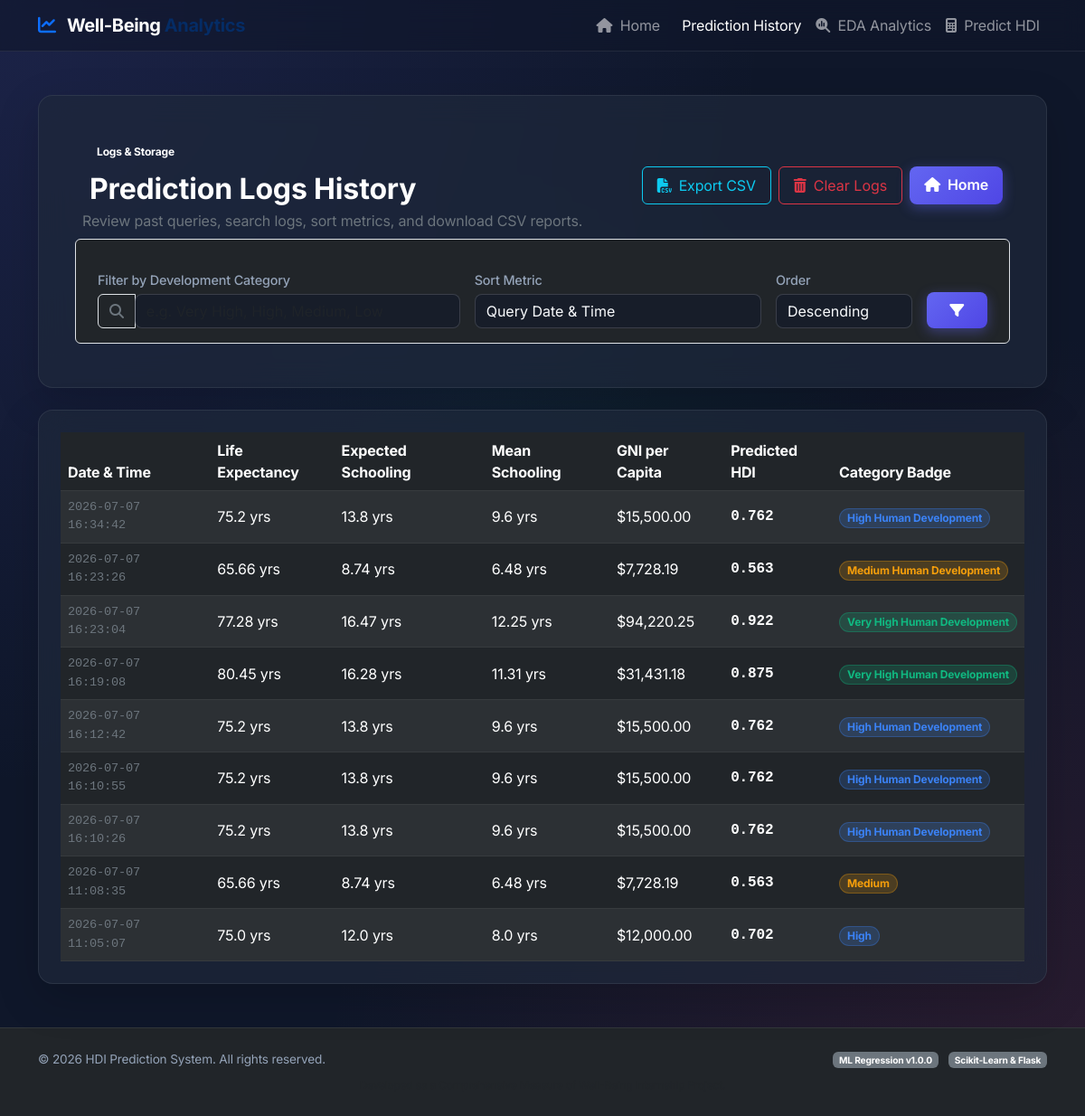
The app's page /history with its own data.
### tables this page shows
CREATE TABLE predictions (
                id INTEGER PRIMARY KEY AUTOINCREMENT,
                timestamp DATETIME DEFAULT CURRENT_TIMESTAMP,
                life_expectancy REAL,
                expected_schooling REAL,
                mean_schooling REAL,
                gni REAL,
                predicted_hdi REAL,
                category TEXT
            );

### app.py (the view)
@app.route("/history", methods=["GET"])
def history():
    conn = sqlite3.connect(DB_PATH)
    cursor = conn.cursor()
    search_q = request.args.get("search", "").strip()
    sort_by = request.args.get("sort", "timestamp")
    order = request.args.get("order", "desc")
    valid_sorts = ["timestamp", "predicted_hdi", "life_expectancy", "gni"]
    if sort_by not in valid_sorts:
        sort_by = "timestamp"
    if order not in ["asc", "desc"]:
        order = "desc"
    query = "SELECT timestamp, life_expectancy, expected_schooling, mean_schooling, gni, predicted_hdi, category FROM predictions"
    params = []
    if search_q:
        query += " WHERE category LIKE ?"
        params.append(f"%{search_q}%")
    query += f" ORDER BY {sort_by} {order.upper()}"
    cursor.execute(query, params)
    rows = cursor.fetchall()
    conn.close()
    history_list = []
    for r in rows:
        history_list.append({
            "timestamp": r[0],
            "life_expectancy": r[1],
            "expected_schooling": r[2],
            "mean_schooling": r[3],
            "gni": r[4],
            "predicted_hdi": r[5],
            "category": r[6]
        })
    return render_template("history.html", history=history_list, search=search_q, sort=sort_by, order=order)

### templates/history.html (shortened to what this page needs)
{% extends 'base.html' %}
{% block content %}
<div class="container">
    <div class="glass-card p-5 rounded-4 shadow-lg mb-4">
        <div class="d-flex flex-column flex-md-row justify-content-between align-items-md-center gap-3 mb-4">
            <div>
                <span class="badge bg-indigo-500 bg-opacity-25 text-indigo-300 px-3 py-2 rounded-pill mb-2">Logs & Storage</span>
                <h1 class="h2 fw-bold text-white mb-1">Prediction Logs History</h1>
                <p class="text-secondary mb-0">Review past queries, search logs, sort metrics, and download CSV reports.</p>
            </div>
            <div class="d-flex gap-2">
                {% if history %}
                <a href="{{ url_for('download_history') }}" class="btn btn-outline-info py-2 px-3">
                    <i class="fa-solid fa-file-csv me-2"></i>Export CSV
                </a>
                <form action="{{ url_for('clear_history') }}" method="POST" onsubmit="return confirm('Are you sure you want to permanently clear all prediction logs? This action cannot be undone.');">
                    <button type="submit" class="btn btn-outline-danger py-2 px-3">
                        <i class="fa-solid fa-trash-can me-2"></i>Clear Logs
                    </button>
                </form>
                {% endif %}
                <a href="{{ url_for('home') }}" class="btn btn-premium py-2 px-3">
                    <i class="fa-solid fa-house me-2"></i>Home
                </a>
            </div>
        </div>
        <form action="{{ url_for('history') }}" method="GET" class="row g-3 p-3 bg-dark bg-opacity-35 rounded border border-glass">
            <div class="col-md-5">
                <label for="search" class="form-label-custom mb-1">Filter by Development Category</label>
                <div class="input-group">
                    <span class="input-group-text bg-dark border-glass text-secondary"><i class="fa-solid fa-magnifying-glass"></i></span>
                    <input type="text" class="form-control form-control-custom" id="search" name="search" placeholder="e.g. Very High, High, Medium, Low" value="{{ search }}">
                </div>
            </div>
            <div class="col-md-4">
                <label for="sort" class="form-label-custom mb-1">Sort Metric</label>
                <select id="sort" name="sort" class="form-select form-control-custom">
                    <option value="timestamp" {% if sort == 'timestamp' %}selected{% endif %}>Query Date & Time</option>
                </select>
            </div>
            <div class="col-md-2">
                <label for="order" class="form-label-custom mb-1">Order</label>
                <select id="order" name="order" class="form-select form-control-custom">
                    <option value="desc" {% if order == 'desc' %}selected{% endif %}>Descending</option>
                </select>
            </div>
            <div class="col-md-1 d-flex align-items-end">
                <button type="submit" class="btn btn-premium w-100 py-2">
                    <i class="fa-solid fa-filter"></i>
                </button>
            </div>
        </form>
    </div>
    <div class="glass-card p-4 rounded-4 shadow-lg">
        {% if history %}
        <div class="table-responsive">
            <table class="table table-dark table-striped table-hover align-middle mb-0">
                <thead>
                    <tr>
                        <th>Date & Time</th>
                        <th>Life Expectancy</th>
                        <th>Expected Schooling</th>
                        <th>Mean Schooling</th>
                        <th>GNI per Capita</th>
                        <th>Predicted HDI</th>
                        <th>Category Badge</th>
                    </tr>
                </thead>
                <tbody>
                    {% for item in history %}
                    {% set tier_class = 'low' %}
                    {% if 'Very High' in item.category %}{% set tier_class = 'very-high' %}
                    {% elif 'High' in item.category %}{% set tier_class = 'high' %}
                    {% elif 'Medium' in item.category %}{% set tier_class = 'medium' %}
                    {% endif %}
                    <tr>
                        <td class="font-monospace text-secondary" style="font-size: 0.85rem;">{{ item.timestamp }}</td>
                        <td>{{ item.life_expectancy }} yrs</td>
                        <td>{{ item.expected_schooling }} yrs</td>
                        <td>{{ item.mean_schooling }} yrs</td>
                        <td>${{ "{:,.2f}".format(item.gni) }}</td>
                        <td class="fw-bold text-white font-monospace">{{ "%.3f"|format(item.predicted_hdi) }}</td>
                        <td>
                            <span class="badge badge-{{ tier_class }} px-2 py-1 rounded-pill small">
                                {{ item.category }}
                            </span>
                        </td>
                    </tr>
                    {% endfor %}
                </tbody>
            </table>
        </div>
        {% endif %}
    </div>
</div>
{% endblock %}

### templates/base.html (shortened to what this page needs)
<!DOCTYPE html>
<html lang="en">
<head>
    <link href="https://cdn.jsdelivr.net/npm/bootstrap@5.3.0/dist/css/bootstrap.min.css" rel="stylesheet">
    <link href="https://cdnjs.cloudflare.com/ajax/libs/font-awesome/6.4.0/css/all.min.css" rel="stylesheet">
    <link rel="stylesheet" href="{{ url_for('static', filename='css/style.css') }}">
</head>
<body>
    <nav class="navbar navbar-expand-lg navbar-dark navbar-custom sticky-top">
        <div class="container">
            <a class="navbar-brand" href="{{ url_for('home') }}">
                <i class="fa-solid fa-chart-line text-indigo-400 me-2 text-primary"></i>
                Well-Being <span class="text-primary-emphasis text-indigo-300">Analytics</span>
            </a>
            <div class="collapse navbar-collapse" id="navbarNav">
                <ul class="navbar-nav ms-auto">
                    <li class="nav-item">
                        <a class="nav-link {% if request.path == '/' %}active{% endif %}" href="{{ url_for('home') }}">
                            <i class="fa-solid fa-house me-1"></i> Home
                        </a>
                    </li>
                    <li class="nav-item">
                        <a class="nav-link {% if request.path == '/history' %}active{% endif %}" href="{{ url_for('history') }}">
                             Prediction History
                        </a>
                    </li>
                    <li class="nav-item">
                        <a class="nav-link" href="{{ url_for('home') }}#explore-section">
                            <i class="fa-solid fa-magnifying-glass-chart me-1"></i> EDA Analytics
                        </a>
                    </li>
                    <li class="nav-item">
                        <a class="nav-link" href="{{ url_for('home') }}#predict-section">
                            <i class="fa-solid fa-calculator me-1"></i> Predict HDI
                        </a>
                    </li>
                </ul>
            </div>
        </div>
    </nav>
    <main class="py-5">
        {% block content %}{% endblock %}
    </main>
    <footer class="footer mt-auto py-4 bg-dark text-center">
        <div class="container">
            <div class="row align-items-center">
                <div class="col-md-6 text-md-start mb-3 mb-md-0">
                    <p class="mb-0">&copy; 2026 HDI Prediction System. All rights reserved.</p>
                </div>
                <div class="col-md-6 text-md-end">
                    <span class="badge bg-secondary me-2">ML Regression v1.0.0</span>
                    <span class="badge bg-secondary">Scikit-Learn & Flask</span>
                </div>
            </div>
            <div class="row mt-2">
                <div class="col-12">
                    <small class="text-muted">Developed as a Comprehensive Measure of Well-Being Internship Project.</small>
                </div>
            </div>
        </div>
    </footer>
</body>
</html>

### static/css/style.css (style rules this page uses)
:root { --bg-dark: #0f172a; --bg-card: rgba(30, 41, 59, 0.7); --border-glass: rgba(255, 255, 255, 0.08); --text-primary: #f8fafc; --text-secondary: #94a3b8; --color-very-high: #10b981; --color-high: #3b82f6; --color-medium: #f59e0b; --color-low: #ef4444; --shadow-premium: 0 8px 32px 0 rgba(0, 0, 0, 0.37); --transition-smooth: all 0.3s cubic-bezier(0.4, 0, 0.2, 1); }
body { background-color: var(--bg-dark); background-image: radial-gradient(at 0% 0%, rgba(99, 102, 241, 0.15) 0px, transparent 50%), radial-gradient(at 100% 100%, rgba(244, 63, 94, 0.12) 0px, transparent 50%), radial-gradient(at 50% 50%, rgba(16, 185, 129, 0.08) 0px, transparent 50%); background-attachment: fixed; color: var(--text-primary); font-family: 'Inter', -apple-system, BlinkMacSystemFont, "Segoe UI", Roboto, sans-serif; min-height: 100vh; letter-spacing: -0.01em; }
.glass-card { background: var(--bg-card); backdrop-filter: blur(16px); -webkit-backdrop-filter: blur(16px); border: 1px solid var(--border-glass); border-radius: 16px; box-shadow: var(--shadow-premium); transition: var(--transition-smooth); }
.navbar-custom { background: rgba(15, 23, 42, 0.6); backdrop-filter: blur(12px); border-bottom: 1px solid var(--border-glass); }
.navbar-brand { font-weight: 700; letter-spacing: -0.02em; }
.form-control-custom { background: rgba(15, 23, 42, 0.5) !important; border: 1px solid rgba(255, 255, 255, 0.15) !important; color: var(--text-primary) !important; border-radius: 8px !important; transition: var(--transition-smooth) !important; }
.form-label-custom { color: var(--text-secondary); font-weight: 500; margin-bottom: 6px; font-size: 0.9rem; }
.btn-premium { background: linear-gradient(135deg, #6366f1 0%, #4f46e5 100%); border: none; color: white; font-weight: 600; border-radius: 8px; padding: 12px 24px; box-shadow: 0 4px 14px 0 rgba(99, 102, 241, 0.4); transition: var(--transition-smooth); }
.badge-very-high { background-color: rgba(16, 185, 129, 0.2); color: var(--color-very-high); border: 1px solid rgba(16, 185, 129, 0.3); }
.badge-high { background-color: rgba(59, 130, 246, 0.2); color: var(--color-high); border: 1px solid rgba(59, 130, 246, 0.3); }
.badge-medium { background-color: rgba(245, 158, 11, 0.2); color: var(--color-medium); border: 1px solid rgba(245, 158, 11, 0.3); }
footer { border-top: 1px solid var(--border-glass); color: var(--text-secondary); font-size: 0.85rem; }

### records on screen
predictions: timestamp "2026-07-07 16:34:42", life_expectancy "75.2", expected_schooling "13.8", mean_schooling "9.6", gni "15,500.00", predicted_hdi "0.762", category "High Human Development"
predictions: timestamp "2026-07-07 16:23:26", life_expectancy "65.66", expected_schooling "8.74", mean_schooling "6.48", gni "7,728.19", predicted_hdi "0.563", category "Medium Human Development"
predictions: timestamp "2026-07-07 16:23:04", life_expectancy "77.28", expected_schooling "16.47", mean_schooling "12.25", gni "94,220.25", predicted_hdi "0.922", category "Very High Human Development"
predictions: timestamp "2026-07-07 16:19:08", life_expectancy "80.45", expected_schooling "16.28", mean_schooling "11.31", gni "31,431.18", predicted_hdi "0.875", category "Very High Human Development"
predictions: timestamp "2026-07-07 16:12:42", life_expectancy "75.2", expected_schooling "13.8", mean_schooling "9.6", gni "15,500.00", predicted_hdi "0.762", category "High Human Development"
predictions: timestamp "2026-07-07 16:10:55", life_expectancy "75.2", expected_schooling "13.8", mean_schooling "9.6", gni "15,500.00", predicted_hdi "0.762", category "High Human Development"
predictions: timestamp "2026-07-07 16:10:26", life_expectancy "75.2", expected_schooling "13.8", mean_schooling "9.6", gni "15,500.00", predicted_hdi "0.762", category "High Human Development"
predictions: timestamp "2026-07-07 11:08:35", life_expectancy "65.66", expected_schooling "8.74", mean_schooling "6.48", gni "7,728.19", predicted_hdi "0.563", category "Medium"
predictions: timestamp "2026-07-07 11:05:07", life_expectancy "75.0", expected_schooling "12.0", mean_schooling "8.0", gni "12,000.00", predicted_hdi "0.702", category "High"
